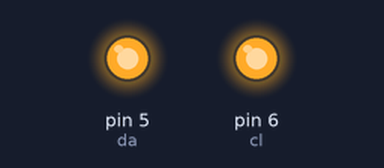
A sketch run on a simulated Arduino Uno, built with avr-gcc and run on an emulated ATmega328P. Shown: output pins drawn as LEDs (lit = HIGH).

Above: at 1.0 s.
At 3.0 s:
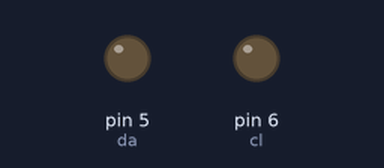
Timing chart, 0 to 5.2 s (numbered marks = the images above):
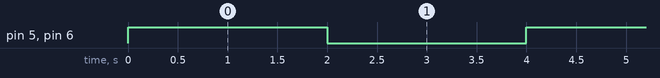

The sketch:

Sender_sy.ino
```cpp
#define da 5
#define cl 6
#define dy 2000
void setup() {
  pinMode(da, OUTPUT);
  pinMode(cl, OUTPUT);
}

void loop() {
  digitalWrite(da, HIGH);
  digitalWrite(cl, HIGH);
  delay (dy);
  digitalWrite(da, LOW);
  digitalWrite(cl, LOW);
  delay (dy);
}
```

Measured:
- by itself, pin 5 (da), pin 6 (cl): alternates HIGH for 2.0 s and LOW for 2.0 s
